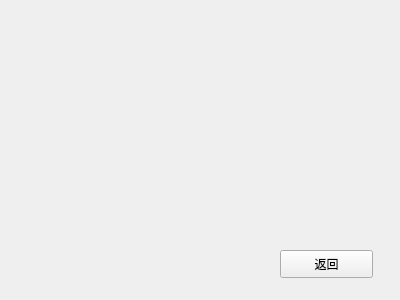
<?xml version="1.0" encoding="UTF-8"?>
<ui version="4.0">
 <class>Form</class>
 <widget class="QWidget" name="Form">
  <property name="geometry">
   <rect>
    <x>0</x>
    <y>0</y>
    <width>400</width>
    <height>300</height>
   </rect>
  </property>
  <property name="windowTitle">
   <string>Form</string>
  </property>
  <widget class="QPushButton" name="pushButton_Back">
   <property name="geometry">
    <rect>
     <x>280</x>
     <y>250</y>
     <width>93</width>
     <height>28</height>
    </rect>
   </property>
   <property name="text">
    <string>返回</string>
   </property>
  </widget>
 </widget>
 <resources/>
 <connections/>
</ui>
